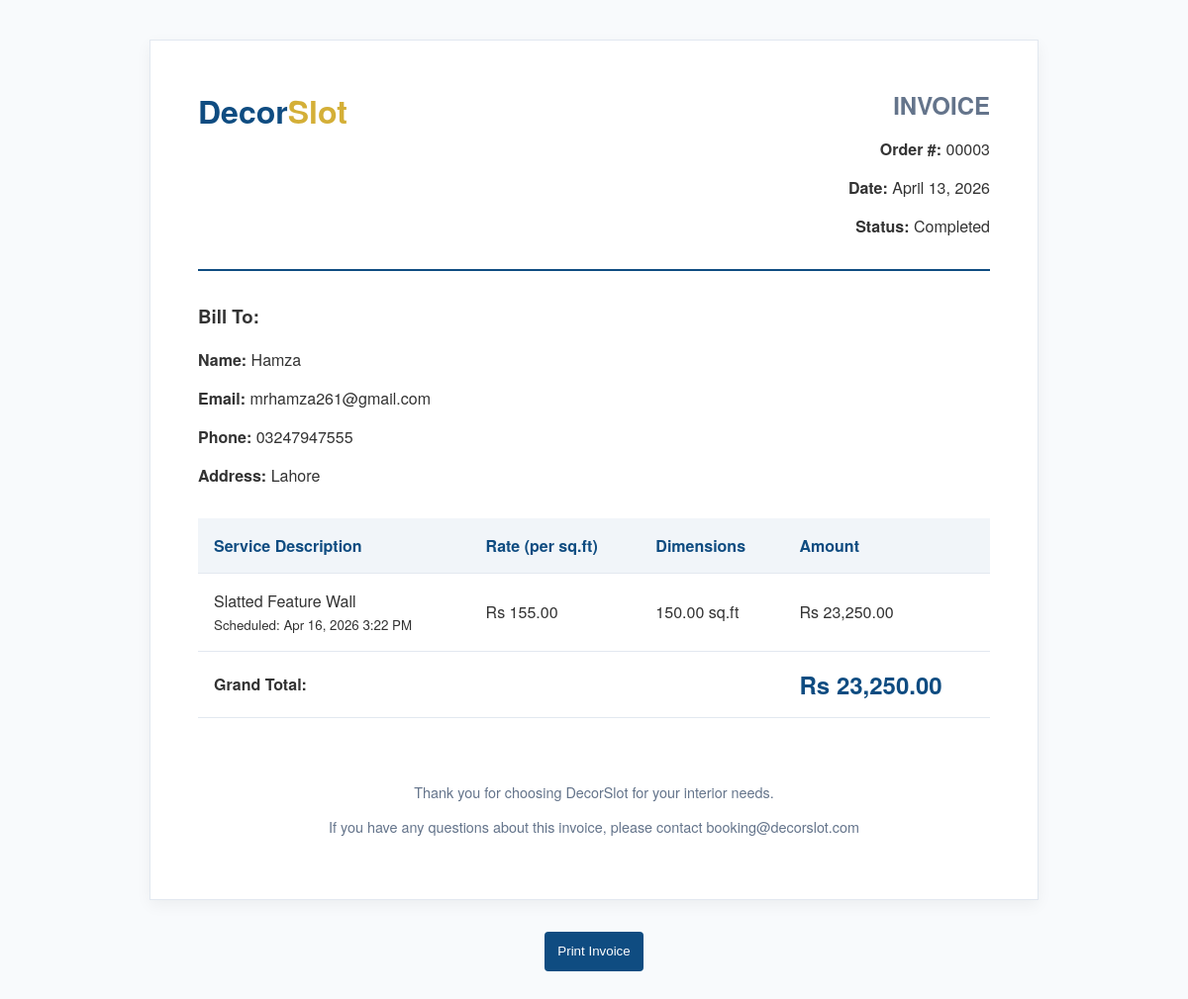
/invoice.php?id=3 (signed in), run on the app's committed database.
### tables this page shows
CREATE TABLE `bookings` (
  `id` int(11) NOT NULL,
  `user_id` int(11) DEFAULT NULL,
  `design_id` int(11) DEFAULT NULL,
  `dimensions_sqft` decimal(10,2) NOT NULL,
  `total_price` decimal(10,2) NOT NULL,
  `scheduled_datetime` datetime NOT NULL,
  `status` enum('pending','approved','dispatched','completed','cancelled') DEFAULT 'pending',
  `payment_status` enum('pending','completed') DEFAULT 'pending',
  `payment_method` enum('online','cod') DEFAULT 'cod',
  `color_preference` varchar(50) DEFAULT 'Default',
  `material_finish` varchar(50) DEFAULT 'Default',
  `created_at` timestamp NOT NULL DEFAULT current_timestamp()
);

CREATE TABLE `users` (
  `id` int(11) NOT NULL,
  `name` varchar(100) NOT NULL,
  `email` varchar(100) NOT NULL,
  `phone` varchar(20) DEFAULT NULL,
  `address` text DEFAULT NULL,
  `password_hash` varchar(255) NOT NULL,
  `role` enum('customer','admin') DEFAULT 'customer',
  `created_at` timestamp NOT NULL DEFAULT current_timestamp()
);

CREATE TABLE `designs` (
  `id` int(11) NOT NULL,
  `category_id` int(11) DEFAULT NULL,
  `title` varchar(100) NOT NULL,
  `description` text DEFAULT NULL,
  `price_per_sqft` decimal(10,2) NOT NULL,
  `theme` varchar(50) DEFAULT NULL,
  `image_url` varchar(255) DEFAULT NULL,
  `created_at` timestamp NOT NULL DEFAULT current_timestamp()
);

### invoice.php (the view, shortened to what this page needs)
<?php
require_once "includes/db.php";
$booking_id = $_GET["id"] ?? null;
$stmt = $conn->prepare("SELECT b.*, u.name as customer_name, u.email as customer_email, u.phone as customer_phone, u.address as customer_address, d.title as design_title, d.price_per_sqft
                       FROM bookings b
                       JOIN users u ON b.user_id = u.id
                       JOIN designs d ON b.design_id = d.id
                       WHERE b.id = ? AND (b.user_id = ? OR ? = 'admin')");
$stmt->bind_param("sss", $booking_id, $_SESSION["user_id"], $_SESSION["role"]);
$stmt->execute();
$result = $stmt->get_result();
$invoice = $result->fetch_assoc();
?>
<!DOCTYPE html>
<html lang="en">
<head>
</head>
<body>
<div class="invoice-container">
    <div class="header">
        <div class="logo">Decor<span>Slot</span></div>
        <div class="invoice-details">
            <h2 class="invoice-title">INVOICE</h2>
            <p><strong>Order #:</strong> <?= str_pad(
                $invoice["id"],
                5,
                "0",
                STR_PAD_LEFT,
            ) ?></p>
            <p><strong>Date:</strong> <?= date(
                "F j, Y",
                strtotime($invoice["created_at"]),
            ) ?></p>
            <p><strong>Status:</strong> <?= ucfirst(
                $invoice["payment_status"],
            ) ?></p>
        </div>
    </div>
    <div class="bill-to">
        <h3>Bill To:</h3>
        <p><strong>Name:</strong> <?= htmlspecialchars(
            $invoice["customer_name"],
        ) ?></p>
        <p><strong>Email:</strong> <?= htmlspecialchars(
            $invoice["customer_email"],
        ) ?></p>
        <p><strong>Phone:</strong> <?= htmlspecialchars(
            $invoice["customer_phone"],
        ) ?></p>
        <p><strong>Address:</strong> <?= nl2br(
            htmlspecialchars($invoice["customer_address"]),
        ) ?></p>
    </div>
    <table class="table">
        <thead>
            <tr>
                <th>Service Description</th>
                <th>Rate (per sq.ft)</th>
                <th>Dimensions</th>
                <th class="invoice-amount-th">Amount</th>
            </tr>
        </thead>
        <tbody>
            <tr>
                <td><?= htmlspecialchars(
                    $invoice["design_title"],
                ) ?><br><small>Scheduled: <?= date(
    "M j, Y g:i A",
    strtotime($invoice["scheduled_datetime"]),
) ?></small></td>
                <td>Rs <?= number_format($invoice["price_per_sqft"], 2) ?></td>
                <td><?= htmlspecialchars(
                    $invoice["dimensions_sqft"],
                ) ?> sq.ft</td>
                <td class="invoice-amount-td">Rs <?= number_format(
                    $invoice["total_price"],
                    2,
                ) ?></td>
            </tr>
            <tr>
                <td colspan="3" class="invoice-total-label">Grand Total:</td>
                <td class="total-row invoice-total-val">Rs <?= number_format(
                    $invoice["total_price"],
                    2,
                ) ?></td>
            </tr>
        </tbody>
    </table>
    <div class="invoice-footer">
        <p>Thank you for choosing DecorSlot for your interior needs.</p>
        <p>If you have any questions about this invoice, please contact booking@decorslot.com</p>
    </div>
</div>
<button class="btn-print" onclick="window.print()">Print Invoice</button>
</body>
</html>

### invoice.php (style rules this page uses)
body { font-family: 'Helvetica Neue', Helvetica, Arial, sans-serif; background: #f8fafc; padding: 2rem; color: #333; }
.invoice-container { background: #fff; max-width: 800px; margin: 0 auto; padding: 3rem; border: 1px solid #e2e8f0; box-shadow: 0 5px 15px rgba(0, 0, 0, 0.05); }
.header { display: flex; justify-content: space-between; border-bottom: 2px solid #0f4c81; padding-bottom: 1rem; margin-bottom: 2rem; }
.logo { font-size: 2rem; font-weight: bold; color: #0f4c81; }
.logo span { color: #d4af37; }
.invoice-details { text-align: right; }
.invoice-title { margin: 0; color: #64748b; }
.bill-to { margin-bottom: 2rem; }
.table { width: 100%; border-collapse: collapse; margin-bottom: 2rem; }
.table th, .table td { padding: 1rem; text-align: left; border-bottom: 1px solid #e2e8f0; }
.table th { background: #f1f5f9; color: #0f4c81; }
.invoice-amount-th, .invoice-amount-td { text-align: right; }
.total-row { font-size: 1.5rem; font-weight: bold; color: #0f4c81; }
.invoice-total-label { text-align: right; padding-top: 2rem; font-weight: bold; }
.invoice-total-val { text-align: right; padding-top: 2rem; }
.btn-print { display: block; width: 100px; margin: 2rem auto; text-align: center; padding: 0.8rem; background: #0f4c81; color: #fff; text-decoration: none; border-radius: 4px; cursor: pointer; border: none; }
.invoice-footer { margin-top: 4rem; text-align: center; color: #64748b; font-size: 0.9rem; }

### data on the page
bookings: id "00003", created_at "April 13, 2026", payment_status "Completed", user.name "Hamza", user.email "mrhamza261@gmail.com", user.phone "03247947555", user.address "Lahore", design.title "Slatted Feature Wall", scheduled_datetime "Apr 16, 2026 3:22 PM", design.price_per_sqft "155.00", dimensions_sqft "150.00", total_price "23,250.00"
